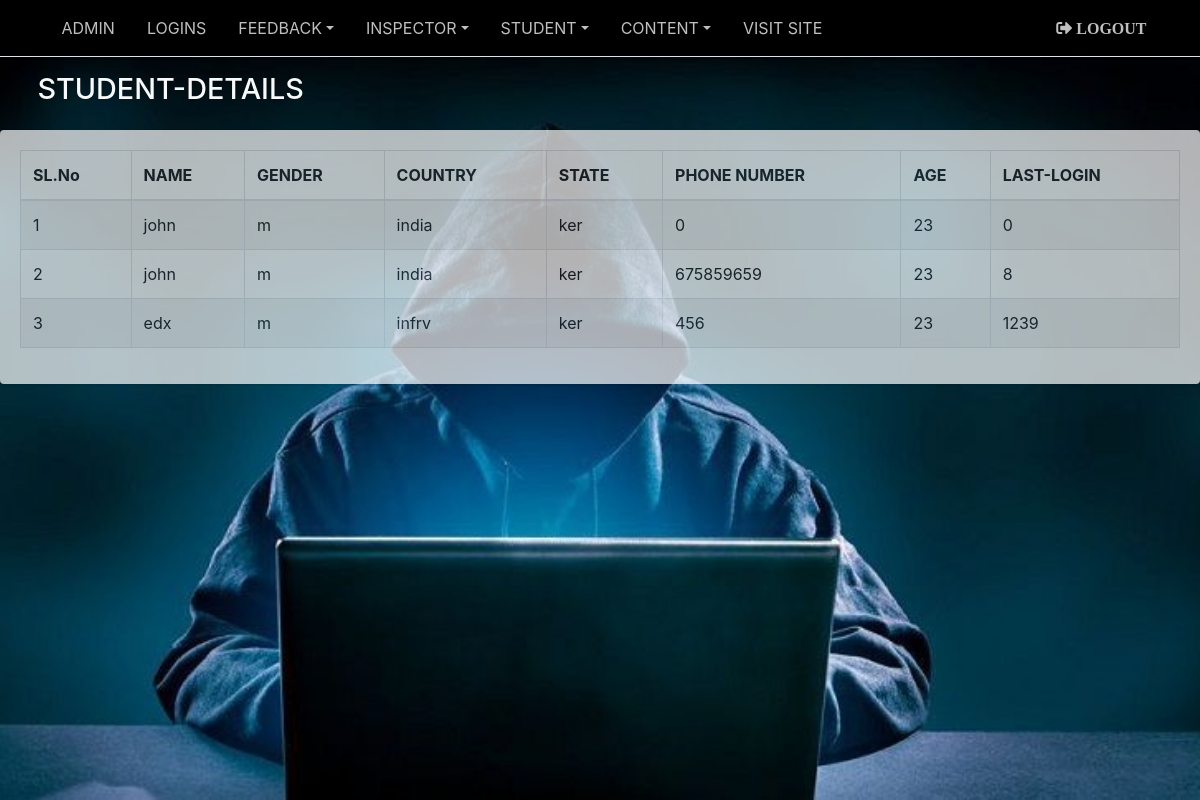
/ADMIN/std_reg.php, run on an earlier commit of the app's database.
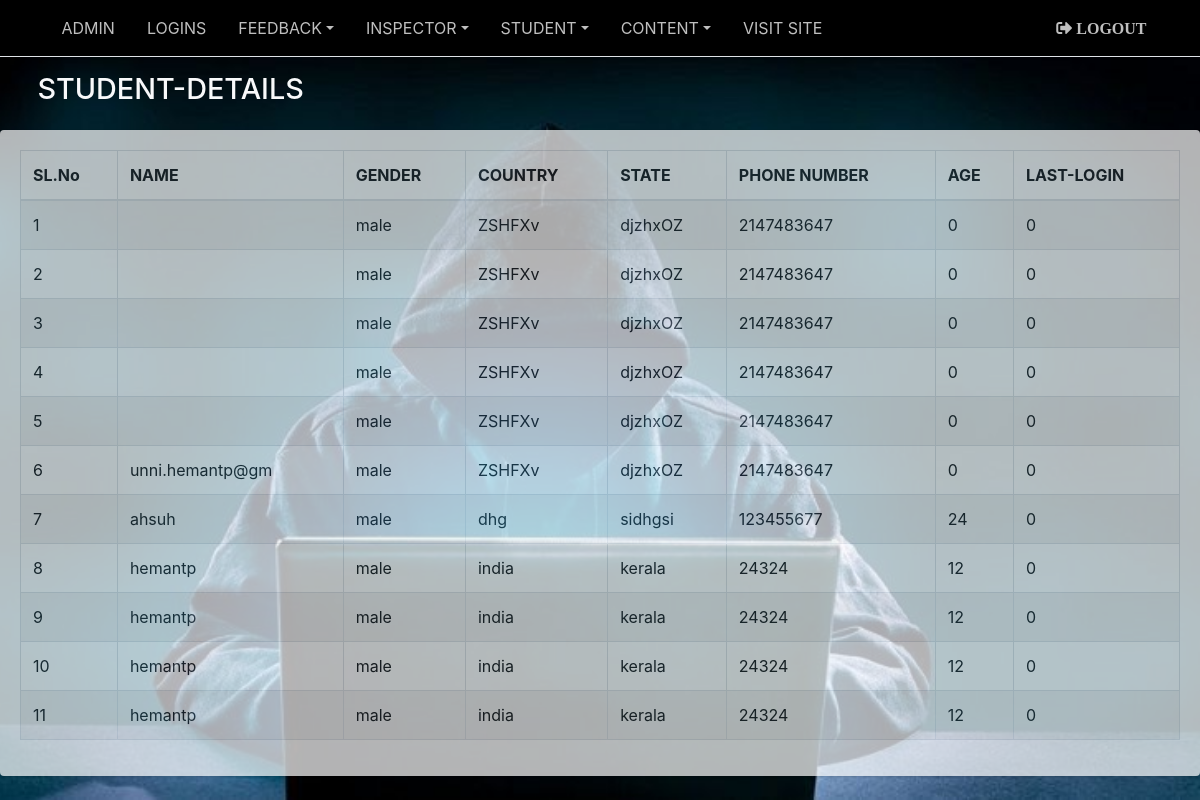
And on a later commit of the database.
### tables this page shows
CREATE TABLE `student_details` (
  `student_id` int(11) NOT NULL,
  `login_id` int(11) NOT NULL,
  `email` varchar(18) NOT NULL,
  `name` varchar(15) NOT NULL,
  `gender` varchar(10) NOT NULL,
  `country` varchar(15) NOT NULL,
  `state` varchar(15) NOT NULL,
  `phone_number` int(11) NOT NULL,
  `age` int(11) NOT NULL,
  `last_login` int(11) NOT NULL
);

### ADMIN/std_reg.php (the view)
<?php include 'connection.php';
$reg=mysqli_query($connection,"SELECT * FROM `student_details` order by student_id");
?>
<?php include 'includes/header.php'?>
                      <h1 class="m-0 text-light"> STUDENT-DETAILS</h1>
                    </div>
                </div>
              </div>
          </div>
            <div class="card">
                <form method="post" enctype="multipart/form-data" >
                  <div class="card-body">
                      <div class="table-responsive-sm">
                          <table id="example1" class="table table-bordered table-striped">
                            <thead>
                              <tr>
                                <th>SL.No</th>
                                <th>NAME</th>
                                <th>GENDER</th>
                                <th>COUNTRY</th>
                                <th>STATE</th>
                                <th>PHONE NUMBER</th>
                                <th>AGE</th>
                                <th>LAST-LOGIN</th>
                              </tr>
                            </thead>
                            <tbody>
                              <?php $count=0;
                                while($row_data=mysqli_fetch_assoc($reg))
                                { $count++; ?>
                              <tr>
                                  <td><?php echo $count; ?></td>
                                  <td><?php echo $row_data['name']; ?></td>
                                  <td><?php echo $row_data['gender']; ?></td>
                                  <td><?php echo $row_data['country']; ?></td>
                                  <td><?php echo $row_data['state']; ?></td>
                                  <td><?php echo $row_data['phone_number']; ?></td>
                                  <td><?php echo $row_data['age']; ?></td>
                                  <td><?php echo $row_data['last_login']; ?></td>
                              </tr>
                              <?php } ?>
                            </tbody>
                          </table>
                    </div>
                  </div>
                </form>
                </div>
    <?php include'includes/footer.php' ?>

### ADMIN/includes/header.php (shortened to what this page needs)
<!DOCTYPE html>
<html lang="en">
	<head>
  		<link rel="stylesheet" href="plugins/fontawesome-free/css/all.min.css">
  		<link rel="stylesheet" href="dist/css/adminlte.min.css">
  		<link rel="stylesheet" href="dist/css/css.css">
  		<link rel="stylesheet" href="plugins/datatables-bs4/css/dataTables.bootstrap4.css">
	</head>
  <body class="hold-transition layout-top-nav">
    <div class="wrapper">
         <?php include 'nav.php' ?>
        <div class="content-wrapper">
          <div class="content-header">
              <div class="container">
                <div class="row mb-2">
                    <div class="col-sm-6">

### ADMIN/nav.php (shortened to what this page needs)
<nav class="main-header navbar navbar-expand-sm navbar-dark navbar-light">
    <div class="container">
      	<div class="collapse navbar-collapse order-3" id="navbarCollapse">
        	<ul class="navbar-nav">
          		<li class="nav-item"><a href="index.php" class="nav-link">ADMIN</a></li>
          		<li class="nav-item"><a href="login_details.php" class="nav-link">LOGINS</a></li>
          		<li class="nav-item dropdown"><a id="dropdownSubMenu1" href="#" data-toggle="dropdown"
                aria-haspopup="true" aria-expanded="false" class="nav-link dropdown-toggle">FEEDBACK</a>
              </li>
          		<li class="nav-item dropdown"><a id="dropdownSubMenu1" href="#" data-toggle="dropdown"
          			aria-haspopup="true" aria-expanded="false" class="nav-link dropdown-toggle">INSPECTOR</a>
          		</li>
           		<li class="nav-item dropdown"><a id="dropdownSubMenu1" href="#" data-toggle="dropdown"
           			aria-haspopup="true" aria-expanded="false" class="nav-link dropdown-toggle">STUDENT</a>
          		</li>
            	<li class="nav-item dropdown">
            		<a id="dropdownSubMenu1" href="#" data-toggle="dropdown" aria-haspopup="true" aria-expanded="false" class="nav-link dropdown-toggle">CONTENT</a>
          		</li>
          		<li class="nav-item">
            		<a href="http://hackerzdom.com/" class="nav-link">VISIT SITE</a>
          		</li>
            </ul>
      		<ul class="order-1 order-md-4 navbar-nav navbar-expand ml-auto">
        		<li class="nav-item">
        			<a href="logout.php" class="nav-link"><i class="fas fa-sign-out-alt">   LOGOUT</i></a>
        		</li>
      		</ul>
    	</div>
  	</div>
</nav>

### ADMIN/includes/footer.php (shortened to what this page needs)
        </div>
		</div>
	</body>
</html>

### ADMIN/includes/header.php (style rules this page uses)
.content-wrapper { background-image: url('img/hacker.jpg'); position: absolute; height: 200%; width:100%; background-size:cover; background-position: 100%; margin:0 auto; }
.card { opacity: 0.7; }

### ADMIN/nav.php (style rules this page uses)
.navbar-dark { background-color: black; }
.navbar { flex-wrap: wrap; }

What changed in the data, as far as the page shows it:
removed student_details: name "john", gender "m", country "india", state "ker", phone_number "675859659", age "23", last_login "8"
removed student_details: name "edx", gender "m", country "infrv", state "ker", phone_number "456", age "23", last_login "1239"
changed student_details (number 1 of 11 on the later page): gender "m" → "male"; country "india" → "ZSHFXv"; state "ker" → "djzhxOZ"; phone_number "0" → "2147483647"; age "23" → "0"; name "john" → (not shown)
added student_details: gender "male", country "ZSHFXv", state "djzhxOZ", phone_number "2147483647", age "0", last_login "0"
added student_details: gender "male", country "ZSHFXv", state "djzhxOZ", phone_number "2147483647", age "0", last_login "0"
added student_details: gender "male", country "ZSHFXv", state "djzhxOZ", phone_number "2147483647", age "0", last_login "0"
added student_details: gender "male", country "ZSHFXv", state "djzhxOZ", phone_number "2147483647", age "0", last_login "0"
added student_details: name "unni.hemantp@gm", gender "male", country "ZSHFXv", state "djzhxOZ", phone_number "2147483647", age "0", last_login "0"
added student_details: name "ahsuh", gender "male", country "dhg", state "sidhgsi", phone_number "123455677", age "24", last_login "0"
added student_details: name "hemantp", gender "male", country "india", state "kerala", phone_number "24324", age "12", last_login "0"
added student_details: name "hemantp", gender "male", country "india", state "kerala", phone_number "24324", age "12", last_login "0"
added student_details: name "hemantp", gender "male", country "india", state "kerala", phone_number "24324", age "12", last_login "0"
added student_details: name "hemantp", gender "male", country "india", state "kerala", phone_number "24324", age "12", last_login "0"
